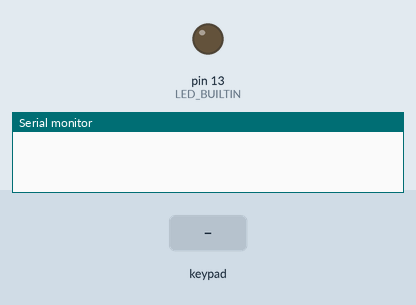
This sketch was run on a simulated Arduino Uno, built with avr-gcc and run on an emulated ATmega328P. Parts: output pins drawn as LEDs (lit = HIGH), the last lines printed to the serial monitor. The test bench sets the inputs (shaded band).

Above: at 1.2 s.
1.3 s: key '1' pressed
At 2.0 s:
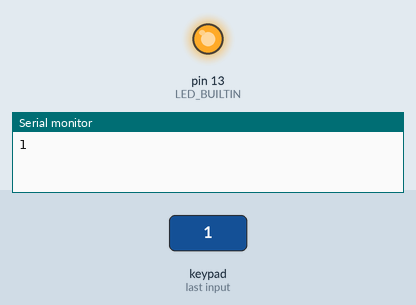
2.8 s: keypad keys 2 3 4 5 # pressed 0.4 s apart
At 4.1 s:
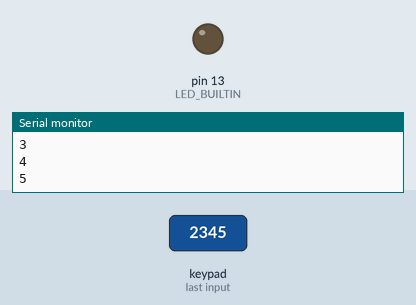
Timing chart, 0 to 5.8 s (numbered marks = the images above; inputs shaded):
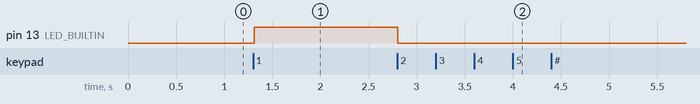

Measured:
- after the input at 1.3 s, pin 13 (LED_BUILTIN): LOW → HIGH at once
- after the input at 2.8 s, pin 13 (LED_BUILTIN): HIGH → LOW at once

The sketch:

keypad_4x3.ino
```cpp
#include <Keypad.h>
char tombol [4][3] =
{
  {'1','2','3'},
  {'4','5','6'},
  {'7','8','9'},
  {'*','0','#'}
};
byte pinBaris[] = {2,3,4,5};
byte pinKolom[] = {6,7,8,9};
Keypad keypad= Keypad(makeKeymap(tombol),pinBaris,pinKolom,4,3);

void setup() {
  // put your setup code here, to run once:
Serial.begin(9600);
pinMode(LED_BUILTIN, OUTPUT);
}

void loop() {
  // put your main code here, to run repeatedly:
char kode = keypad.getKey();
if(kode != NO_KEY)
Serial.println(kode);

if(kode == '1'){
  digitalWrite(LED_BUILTIN, HIGH);

  }
 else if(kode == '2'){
   digitalWrite(LED_BUILTIN, LOW);
  }
}
```
